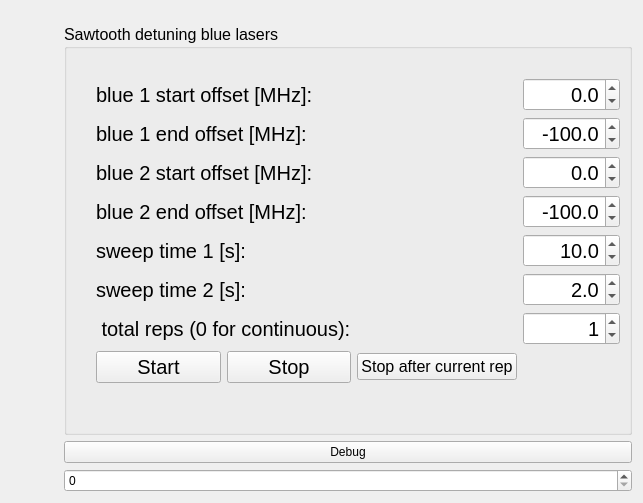
      <widget class="QWidget" name="tab_4">
       <attribute name="title">
        <string>functions: SAWTOOTH</string>
       </attribute>
       <layout class="QVBoxLayout" name="verticalLayout_7">
        <item>
         <layout class="QGridLayout" name="gridLayout_6">
          <item row="0" column="0">
           <spacer name="horizontalSpacer_39">
            <property name="orientation">
             <enum>Qt::Horizontal</enum>
            </property>
            <property name="sizeHint" stdset="0">
             <size>
              <width>40</width>
              <height>13</height>
             </size>
            </property>
           </spacer>
          </item>
          <item row="2" column="2">
           <layout class="QGridLayout" name="gridLayout_8">
            <item row="0" column="0">
             <widget class="QPushButton" name="pushButton_debug">
              <property name="text">
               <string>Debug</string>
              </property>
             </widget>
            </item>
            <item row="1" column="0">
             <widget class="QSpinBox" name="spinBox_debug">
              <property name="maximum">
               <number>9999</number>
              </property>
             </widget>
            </item>
           </layout>
          </item>
          <item row="0" column="2">
           <spacer name="horizontalSpacer_35">
            <property name="orientation">
             <enum>Qt::Horizontal</enum>
            </property>
            <property name="sizeHint" stdset="0">
             <size>
              <width>40</width>
              <height>13</height>
             </size>
            </property>
           </spacer>
          </item>
          <item row="2" column="1">
           <spacer name="verticalSpacer_17">
            <property name="orientation">
             <enum>Qt::Vertical</enum>
            </property>
            <property name="sizeHint" stdset="0">
             <size>
              <width>13</width>
              <height>40</height>
             </size>
            </property>
           </spacer>
          </item>
          <item row="1" column="1">
           <spacer name="verticalSpacer_15">
            <property name="orientation">
             <enum>Qt::Vertical</enum>
            </property>
            <property name="sizeHint" stdset="0">
             <size>
              <width>13</width>
              <height>40</height>
             </size>
            </property>
           </spacer>
          </item>
          <item row="1" column="2">
           <widget class="QGroupBox" name="groupBox_5">
            <property name="font">
             <font>
              <pointsize>12</pointsize>
             </font>
            </property>
            <property name="title">
             <string>Sawtooth detuning blue lasers</string>
            </property>
            <layout class="QVBoxLayout" name="verticalLayout_8">
             <item>
              <layout class="QGridLayout" name="gridLayout_7">
               <item row="0" column="4">
                <spacer name="horizontalSpacer_41">
                 <property name="orientation">
                  <enum>Qt::Horizontal</enum>
                 </property>
                 <property name="sizeHint" stdset="0">
                  <size>
                   <width>40</width>
                   <height>20</height>
                  </size>
                 </property>
                </spacer>
               </item>
               <item row="1" column="1" colspan="2">
                <widget class="QLabel" name="label_23">
                 <property name="font">
                  <font>
                   <pointsize>15</pointsize>
                  </font>
                 </property>
                 <property name="text">
                  <string>blue 1 start offset [MHz]:</string>
                 </property>
                </widget>
               </item>
               <item row="0" column="2">
                <spacer name="horizontalSpacer_37">
                 <property name="orientation">
                  <enum>Qt::Horizontal</enum>
                 </property>
                 <property name="sizeHint" stdset="0">
                  <size>
                   <width>40</width>
                   <height>20</height>
                  </size>
                 </property>
                </spacer>
               </item>
               <item row="9" column="0">
                <spacer name="verticalSpacer_16">
                 <property name="orientation">
                  <enum>Qt::Vertical</enum>
                 </property>
                 <property name="sizeHint" stdset="0">
                  <size>
                   <width>20</width>
                   <height>40</height>
                  </size>
                 </property>
                </spacer>
               </item>
               <item row="0" column="3">
                <spacer name="horizontalSpacer_36">
                 <property name="orientation">
                  <enum>Qt::Horizontal</enum>
                 </property>
                 <property name="sizeHint" stdset="0">
                  <size>
                   <width>40</width>
                   <height>20</height>
                  </size>
                 </property>
                </spacer>
               </item>
               <item row="6" column="1" colspan="2">
                <widget class="QLabel" name="label_32">
                 <property name="font">
                  <font>
                   <pointsize>15</pointsize>
                  </font>
                 </property>
                 <property name="text">
                  <string>sweep time 2 [s]:</string>
                 </property>
                </widget>
               </item>
               <item row="5" column="1" colspan="2">
                <widget class="QLabel" name="label_31">
                 <property name="font">
                  <font>
                   <pointsize>15</pointsize>
                  </font>
                 </property>
                 <property name="text">
                  <string>sweep time 1 [s]:</string>
                 </property>
                </widget>
               </item>
               <item row="2" column="1" colspan="2">
                <widget class="QLabel" name="label_25">
                 <property name="font">
                  <font>
                   <pointsize>15</pointsize>
                  </font>
                 </property>
                 <property name="text">
                  <string>blue 1 end offset [MHz]:</string>
                 </property>
                </widget>
               </item>
               <item row="0" column="1">
                <spacer name="horizontalSpacer_40">
                 <property name="orientation">
                  <enum>Qt::Horizontal</enum>
                 </property>
                 <property name="sizeHint" stdset="0">
                  <size>
                   <width>40</width>
                   <height>20</height>
                  </size>
                 </property>
                </spacer>
               </item>
               <item row="3" column="1" colspan="2">
                <widget class="QLabel" name="label_34">
                 <property name="font">
                  <font>
                   <pointsize>15</pointsize>
                  </font>
                 </property>
                 <property name="text">
                  <string>blue 2 start offset [MHz]:</string>
                 </property>
                </widget>
               </item>
               <item row="4" column="1" colspan="2">
                <widget class="QLabel" name="label_35">
                 <property name="font">
                  <font>
                   <pointsize>15</pointsize>
                  </font>
                 </property>
                 <property name="text">
                  <string>blue 2 end offset [MHz]:</string>
                 </property>
                </widget>
               </item>
               <item row="8" column="1">
                <widget class="QPushButton" name="pushButton_sawtooth_start">
                 <property name="font">
                  <font>
                   <pointsize>15</pointsize>
                  </font>
                 </property>
                 <property name="text">
                  <string>Start</string>
                 </property>
                </widget>
               </item>
               <item row="7" column="1" colspan="2">
                <widget class="QLabel" name="label_33">
                 <property name="font">
                  <font>
                   <pointsize>15</pointsize>
                  </font>
                 </property>
                 <property name="text">
                  <string> total reps (0 for continuous):</string>
                 </property>
                </widget>
               </item>
               <item row="1" column="4">
                <widget class="QDoubleSpinBox" name="doubleSpinBox_sawtooth_blue_1_start_offset">
                 <property name="font">
                  <font>
                   <pointsize>15</pointsize>
                  </font>
                 </property>
                 <property name="alignment">
                  <set>Qt::AlignRight|Qt::AlignTrailing|Qt::AlignVCenter</set>
                 </property>
                 <property name="decimals">
                  <number>1</number>
                 </property>
                 <property name="minimum">
                  <double>-1000.000000000000000</double>
                 </property>
                 <property name="maximum">
                  <double>1000.000000000000000</double>
                 </property>
                 <property name="singleStep">
                  <double>1.000000000000000</double>
                 </property>
                 <property name="value">
                  <double>0.000000000000000</double>
                 </property>
                 <property name="laserID" stdset="0">
                  <string>blue_1</string>
                 </property>
                </widget>
               </item>
               <item row="2" column="4">
                <widget class="QDoubleSpinBox" name="doubleSpinBox_sawtooth_blue_1_end_offset">
                 <property name="font">
                  <font>
                   <pointsize>15</pointsize>
                  </font>
                 </property>
                 <property name="alignment">
                  <set>Qt::AlignRight|Qt::AlignTrailing|Qt::AlignVCenter</set>
                 </property>
                 <property name="decimals">
                  <number>1</number>
                 </property>
                 <property name="minimum">
                  <double>-1000.000000000000000</double>
                 </property>
                 <property name="maximum">
                  <double>1000.000000000000000</double>
                 </property>
                 <property name="singleStep">
                  <double>1.000000000000000</double>
                 </property>
                 <property name="value">
                  <double>-100.000000000000000</double>
                 </property>
                </widget>
               </item>
               <item row="3" column="4">
                <widget class="QDoubleSpinBox" name="doubleSpinBox_sawtooth_blue_2_start_offset">
                 <property name="font">
                  <font>
                   <pointsize>15</pointsize>
                  </font>
                 </property>
                 <property name="alignment">
                  <set>Qt::AlignRight|Qt::AlignTrailing|Qt::AlignVCenter</set>
                 </property>
                 <property name="decimals">
                  <number>1</number>
                 </property>
                 <property name="minimum">
                  <double>-1000.000000000000000</double>
                 </property>
                 <property name="maximum">
                  <double>1000.000000000000000</double>
                 </property>
                 <property name="singleStep">
                  <double>1.000000000000000</double>
                 </property>
                 <property name="value">
                  <double>0.000000000000000</double>
                 </property>
                </widget>
               </item>
               <item row="4" column="4">
                <widget class="QDoubleSpinBox" name="doubleSpinBox_sawtooth_blue_2_end_offset">
                 <property name="font">
                  <font>
                   <pointsize>15</pointsize>
                  </font>
                 </property>
                 <property name="alignment">
                  <set>Qt::AlignRight|Qt::AlignTrailing|Qt::AlignVCenter</set>
                 </property>
                 <property name="decimals">
                  <number>1</number>
                 </property>
                 <property name="minimum">
                  <double>-1000.000000000000000</double>
                 </property>
                 <property name="maximum">
                  <double>1000.000000000000000</double>
                 </property>
                 <property name="singleStep">
                  <double>1.000000000000000</double>
                 </property>
                 <property name="value">
                  <double>-100.000000000000000</double>
                 </property>
                </widget>
               </item>
               <item row="5" column="4">
                <widget class="QDoubleSpinBox" name="doubleSpinBox_sawtooth_time_1">
                 <property name="font">
                  <font>
                   <pointsize>15</pointsize>
                  </font>
                 </property>
                 <property name="alignment">
                  <set>Qt::AlignRight|Qt::AlignTrailing|Qt::AlignVCenter</set>
                 </property>
                 <property name="decimals">
                  <number>1</number>
                 </property>
                 <property name="maximum">
                  <double>100.000000000000000</double>
                 </property>
                 <property name="singleStep">
                  <double>1.000000000000000</double>
                 </property>
                 <property name="value">
                  <double>10.000000000000000</double>
                 </property>
                </widget>
               </item>
               <item row="6" column="4">
                <widget class="QDoubleSpinBox" name="doubleSpinBox_sawtooth_time_2">
                 <property name="font">
                  <font>
                   <pointsize>15</pointsize>
                  </font>
                 </property>
                 <property name="alignment">
                  <set>Qt::AlignRight|Qt::AlignTrailing|Qt::AlignVCenter</set>
                 </property>
                 <property name="decimals">
                  <number>1</number>
                 </property>
                 <property name="singleStep">
                  <double>1.000000000000000</double>
                 </property>
                 <property name="value">
                  <double>2.000000000000000</double>
                 </property>
                </widget>
               </item>
               <item row="7" column="4">
                <widget class="QSpinBox" name="spinBox_sawtooth_total_reps">
                 <property name="font">
                  <font>
                   <pointsize>15</pointsize>
                  </font>
                 </property>
                 <property name="alignment">
                  <set>Qt::AlignRight|Qt::AlignTrailing|Qt::AlignVCenter</set>
                 </property>
                 <property name="value">
                  <number>1</number>
                 </property>
                </widget>
               </item>
               <item row="8" column="2">
                <widget class="QPushButton" name="pushButton_sawtooth_stop">
                 <property name="font">
                  <font>
                   <pointsize>15</pointsize>
                  </font>
                 </property>
                 <property name="text">
                  <string>Stop</string>
                 </property>
                </widget>
               </item>
               <item row="8" column="3">
                <widget class="QPushButton" name="pushButton_sawtooth_stop_after">
                 <property name="text">
                  <string>Stop after current rep</string>
                 </property>
                </widget>
               </item>
              </layout>
             </item>
            </layout>
           </widget>
          </item>
         </layout>
        </item>
       </layout>
      </widget>
